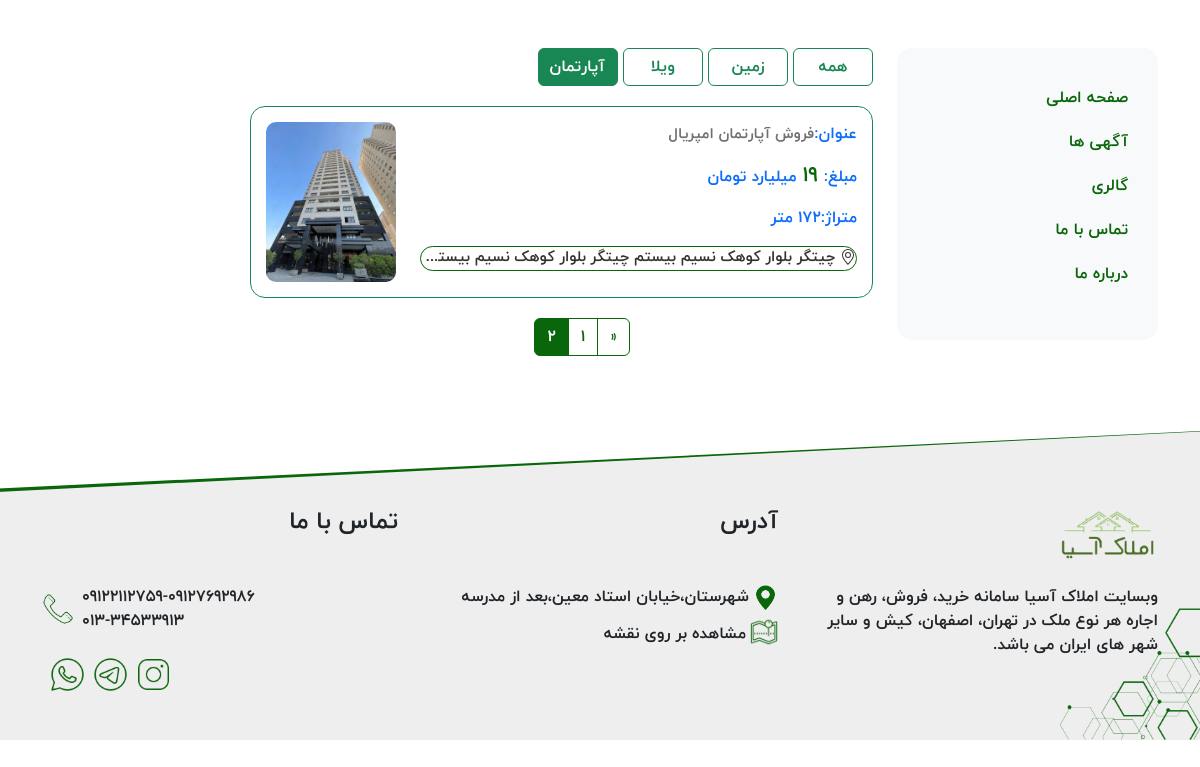
The app's page /Ads/Apartment?page=2, older data.
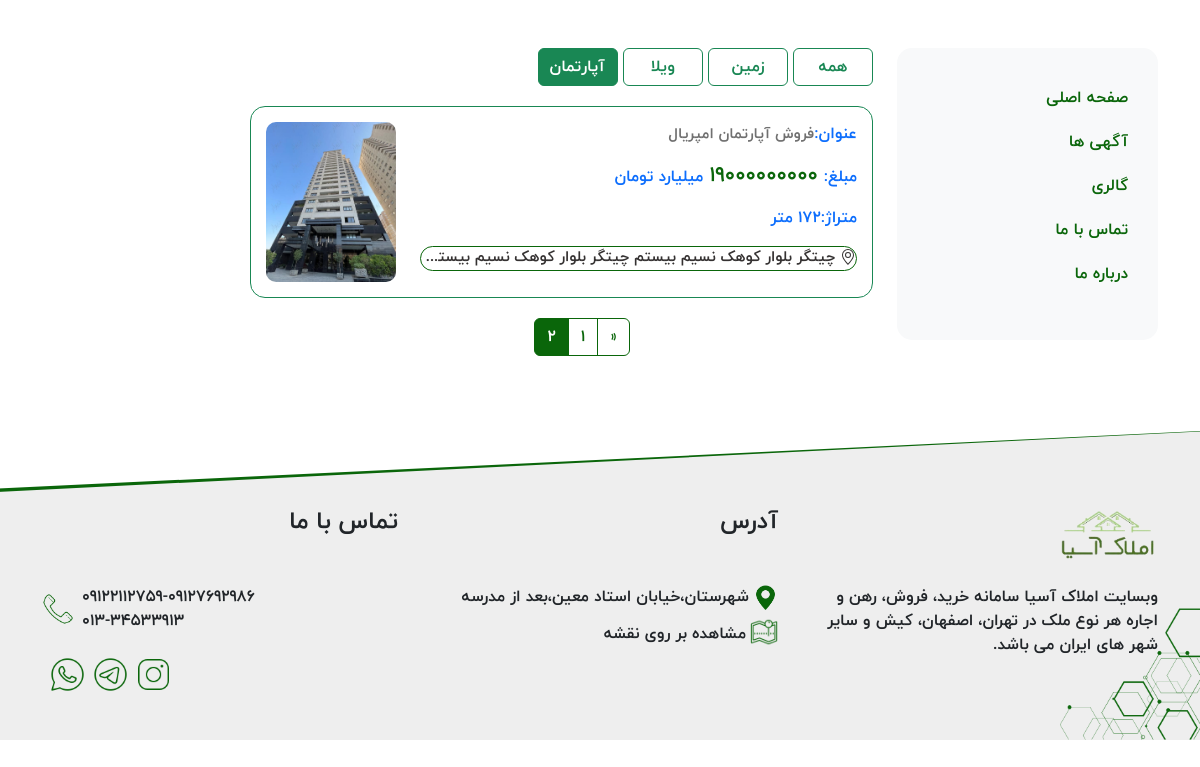
The same page, newer data.
### Ads/models.py (models this page shows, shortened)
class Apartment(models.Model):
    fa_db_name = models.CharField(max_length=20, editable=False, default='آپارتمان', verbose_name='نام جدول (فارسی)')
    en_db_name = models.CharField(max_length=20, editable=False, default='Apartment', verbose_name='نام جدول (انگلیسی)')
    title = models.CharField(max_length=200, verbose_name='عنوان')
    category = models.ForeignKey(Category, on_delete=models.CASCADE, blank=True, null=True, verbose_name='دسته بندی')
    NumberOfRooms = models.IntegerField(blank=True, null=True, verbose_name='تعداد اتاق خواب')
    floor = models.IntegerField(blank=True, null=True, verbose_name='طبقه')
    size = models.IntegerField(blank=True, null=True, verbose_name='متراژ')
    have_Warehouse = models.BooleanField(default=False, verbose_name='آیا انباری دارد ؟')
    have_parking = models.BooleanField(default=False, verbose_name='آیا پارکینگ دارد ؟')
    have_balcony = models.BooleanField(default=False, verbose_name='آیا بالکن دارد ؟')
    adaptive = models.BooleanField(default=False, verbose_name='آیا قیمت توافقی است ؟')
    currency = models.ForeignKey(Currency, on_delete=models.CASCADE, blank=True, null=True, verbose_name='واحد پول')
    PricePerMeter = models.BigIntegerField(blank=True, null=True,
                                           verbose_name='قیمت هر متر')
    totalPrice = models.BigIntegerField(blank=True, null=True,
                                        verbose_name='قیمت کل')
    prepayment = models.IntegerField(blank=True, null=True, verbose_name='پیش پرداخت')
    rent = models.IntegerField(blank=True, null=True, verbose_name='اجاره')
    address = models.TextField(blank=True, null=True, verbose_name='آدرس')
    description = models.TextField(blank=True, null=True, verbose_name='توضیحات')
    location = models.CharField(max_length=200, blank=True, null=True, verbose_name='آدرس در نقشه')
    dateTimeCreated = models.DateTimeField(auto_now_add=True, blank=True, null=True, editable=False,
                                           verbose_name='تاریخ و زمان ایجاد آگهی')
    priority = models.IntegerField(
        default=5,
        validators=[MinValueValidator(0), MaxValueValidator(10)],
        blank=True, null=True,
        verbose_name='اولویت',
    )
    pic1 = models.ImageField(upload_to='apartments', blank=True, null=True, verbose_name='عکس ۱')
    pic2 = models.ImageField(upload_to='apartments', blank=True, null=True, verbose_name='عکس ۲')
    pic3 = models.ImageField(upload_to='apartments', blank=True, null=True, verbose_name='عکس ۳')
    pic4 = models.ImageField(upload_to='apartments', blank=True, null=True, verbose_name='عکس ۴')
    pic5 = models.ImageField(upload_to='apartments', blank=True, null=True, verbose_name='عکس ۵')
    pic6 = models.ImageField(upload_to='apartments', blank=True, null=True, verbose_name='عکس ۶')
    class Meta:
        db_table = 'Apartment'
        verbose_name = 'آگهی آپارتمان'
        verbose_name_plural = 'آگهی آپارتمان ها'

### Ads/views.py (the view)
# urls.py: path('Apartment', views.show_apartment_ads, name='showApartmentAds'),
def show_apartment_ads(request):
    apartments = Apartment.objects.all().order_by('-id')
    footer_data = FooterData.objects.filter(is_active=True).last()
    ads_per_page = footer_data.per_page_item
    paginator = Paginator(apartments, ads_per_page)
    page = request.GET.get('page')
    try:
        ads = paginator.page(page)
    except PageNotAnInteger:
        ads = paginator.page(1)
    except EmptyPage:
        ads = paginator.page(paginator.num_pages)
    context = {
        'apartments': ads,
        'FooterData': footer_data,
    }
    return render(request, 'Ads/ApartmentAds.html', context)

### Ads/templates/Ads/ApartmentAds.html (shortened to what this page needs)
{% extends 'base/layout.html' %}
{% block main %}
    <div class="col-md-9 col-12 agahiha">
        <div class="buttons">
            <a href="{% url 'AllAds' %}" class="btn btn-outline-success">همه</a>
            <a href="{% url 'showLandAds' %}" class="btn btn-outline-success">زمین</a>
            <a href="{% url 'showVillaAds' %}" class="btn btn-outline-success">ویلا</a>
            <a href="{% url 'showApartmentAds' %}" class="btn btn-success">آپارتمان</a>
        </div>
        {% for apartment in apartments %}
            <a href="{% url 'signle-ad' db_name=apartment.en_db_name ad_id=apartment.id %}" class="link-box">
            <div class="box-agahi">
                <div class="row row-agahi">
                    <div class="col-lg-9 col-8 text">
                        <div class="information">
                            <p>عنوان:<span>{{ apartment.title }}</span></p>
                            <p>مبلغ:<span class="mablagh">{{ apartment.totalPrice }}</span>میلیارد تومان</p>
                            <p>متراژ:{{ apartment.size }} متر</p>
                            <p class="address">
                                {{ apartment.address }}
                            </p>
                        </div>
                    </div>
                    <div class="col-lg-3 col-4 d-flex photo-box">
                        <div class="photo-agahi">
                            <img
                                    src="{{ apartment.pic1.url }}"
                                    alt="{{ apartment.title }}"
                            />
                        </div>
                    </div>
                </div>
            </div>
            </a>
        {% endfor %}
        <nav aria-label="Page navigation example">
            <ul class="pagination page-number">
                {% if apartments.has_previous %}
                    <li class="page-item">
                        <a class="page-link" href="?page={{ apartments.previous_page_number }}" aria-label="Previous">
                            <span aria-hidden="true">&laquo;</span>
                        </a>
                    </li>
                {% endif %}
                {% for pageNumber in apartments.paginator.page_range %}
                    <li class="page-item">
                        <a class="page-link {% if apartments.number == pageNumber %}page_active{% endif %}" href="?page={{ pageNumber }}" {% if apartments.number == pageNumber %}style="color: white; background-color: #0a660a" {% endif %}>{{ pageNumber }} </a>
                    </li>
                {% endfor %}
            </ul>
        </nav>
    </div>
{% endblock %}
{% block site_description %}
    {{ FooterData.site_description }}
{% endblock %}
{% block address %}
    {{ FooterData.address }}
{% endblock %}
{% block location %}
    {{ FooterData.location }}
{% endblock %}
{% block footer_logo %}
    {{ FooterData.site_logo.url }}
{% endblock %}
{% block phone_number %}
    {{ FooterData.phone_number }}
{% endblock %}
{% block landline_phone %}
    {{ FooterData.landline_phone }}
{% endblock %}
{% block instagram %}
    {{ FooterData.instagram }}
{% endblock %}
{% block telegram %}
    {{ FooterData.telegram }}
{% endblock %}
{% block whatsapp %}
    {{ FooterData.whatsapp }}
{% endblock %}

Row changes from the older to the newer data that the page shows:
changed Apartment "فروش آپارتمان امپریال": totalPrice "19" → "19000000000"
